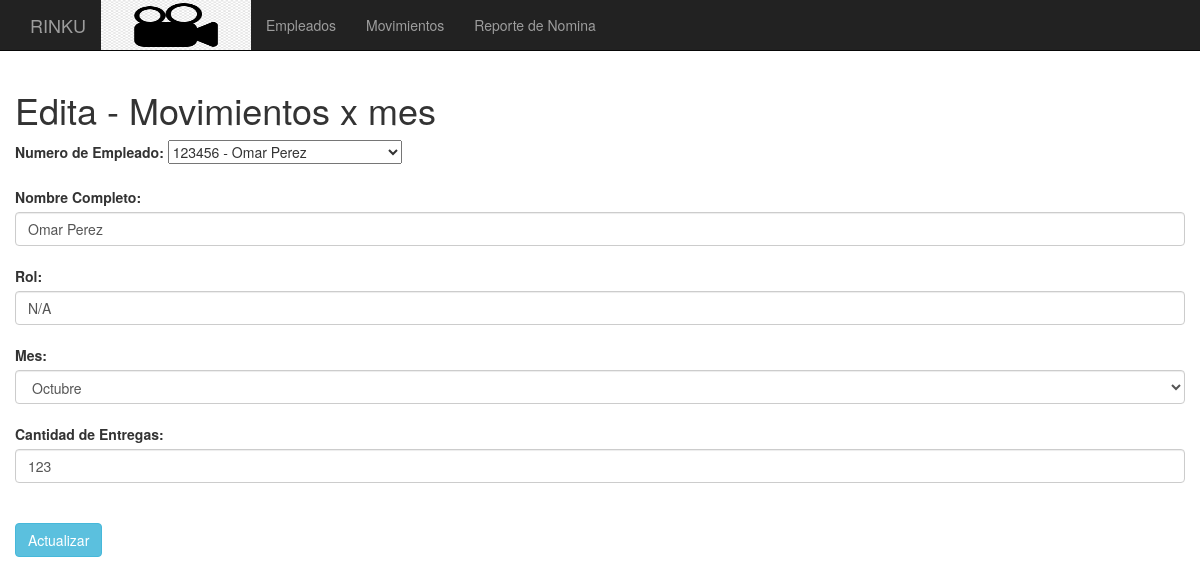
Page /View/Edita_View_Mov.php?Llave=123456Chofer20221013 on the committed database.
### tables this page shows
CREATE TABLE IF NOT EXISTS `movimientos` (
  `IdMovimiento` varchar(255) NOT NULL,
  `Numero_Emp` int(11) NOT NULL,
  `ISR_Base` float NOT NULL,
  `ISR_Adicional` float NOT NULL,
  `Vales_Despensa` float NOT NULL,
  `Cant_Entregas` float NOT NULL,
  `Mes` varchar(255) DEFAULT NULL,
  `Sueldo_Bruto` float NOT NULL,
  `Fecha_mov` datetime DEFAULT NULL,
  `Bono_Total_Entrega` float NOT NULL,
  `Horas_Trabajadas_Mensuales` float NOT NULL,
  `Pago_Total_Entregas` float NOT NULL,
  `Rol` varchar(50) NOT NULL
);

CREATE TABLE IF NOT EXISTS `empleados` (
  `Numero` int(11) NOT NULL,
  `Nombre_Completo` varchar(255) NOT NULL,
  `IdRol` varchar(25) NOT NULL
);

### Controller/Emp_Controlador.php (called while the page is built, shortened)
<?php
 class Empleado {
	private $Conn;
	public function __construct()
	{
		$this->Conn = new Config_bd();
	}
	 public function Lista_Emp(){
			$cn = $this->Conn->abrir_conexion();
			$sql = "SELECT e.Numero as NumeroEmp, e.Nombre_Completo, r.NombreRol as Rol
						FROM empleados e
						inner join roles r on r.IdRol = e.IdRol";
			$rs = mysql_query($sql,$cn);
			$retorno = [];
			$i = 0;
			while($fila = mysql_fetch_array($rs)){
				$retorno[$i] = $fila;
				$i++;
			}
			$this->Conn->cerrar_conexion($cn);
			return $retorno;
	 }
	 public function Get_Mov($IdMovimiento){
			$cn = $this->Conn->abrir_conexion();
			$sql = "SELECT m.idmovimiento,m.numero_emp,m.mes, e.Nombre_Completo,r.NombreRol,e.IdRol,m.Cant_Entregas
				FROM movimientos m
				inner join empleados e on e.numero = m.numero_emp
				inner join roles r on r.IdRol = e.IdRol
				and m.idmovimiento = '".$IdMovimiento."'";
			$rs = mysql_query($sql,$cn);
			$retorno = [];
			$i = 0;
			while($fila = mysql_fetch_array($rs)){
				$retorno[$i] = $fila;
				$i++;
			}
			$this->Conn->cerrar_conexion($cn);
			return $retorno;
	 }
 }
?>

### View/Edita_View_Mov.php (the view, shortened to what this page needs)
<?php
include('menu_empleados.php');
include ('../Controller/Emp_Controlador.php');
$ctrl_emp = new Empleado();
 if(isset($_GET['Llave'])){
	 $Arreglo = $ctrl_emp->Get_Mov($_GET['Llave']);
	 $Mes_Nombre = "";
	 $Mes_Numero = "";
	 foreach ($Arreglo as $employer){
		$Numero = $employer['numero_emp'];
		$Nombre = $employer['Nombre_Completo'];
		$Rol = $employer['NombreRol'];
		$IdRol = $employer['IdRol'];
		$Mes = $employer['mes'];
		$Cant_Entregas = $employer['Cant_Entregas'];
		switch($Mes){
			case "202210":
				$Mes_Numero = 10;
				$Mes_Nombre = "Octubre";
			break;
		}
?>
<head>
<link rel='stylesheet prefetch' href='https://maxcdn.bootstrapcdn.com/bootstrap/3.3.7/css/bootstrap.min.css'>
<link rel='stylesheet prefetch' href='https://cdnjs.cloudflare.com/ajax/libs/bootstrap-select/1.11.2/css/bootstrap-select.min.css'>
</head>
	<div class="col-xs-12">
		<h1>Edita - Movimientos x mes</h1>
		<form method="post" action="../Model/Edita_Mov.php">
		<div class="row-fluid">
			<label for="numero_emp">Numero de Empleado:</label>
			<select class="selectpicker" data-show-subtext="true" data-live-search="true" onChange="update()" id="Numero" name="Numero">
			<option value = "<?php echo $Numero." - ".$Nombre." - ".$$Rol;?>" selected><?php echo $Numero." - ".$Nombre;?></option>
			</select>
		</div>
			<br>
			<label for="numero_emp">Nombre Completo:</label>
			<input class="form-control" name="Nombre_Completo" required type="text" id="Nombre_Completo" placeholder="Nombre" value="<?php echo $Nombre;?>">
		<br>
		<label for="Rol_name">Rol:</label>
		<input class="form-control" name="Rol" required type="text" id="Rol" placeholder="Rol" value="<?php echo $IdRol;?>">
		<br>
		<label for="Rol_name">Mes:</label>
		<select name="Mes" id="Mes" class="form-control" required>
		  <option value="<?php echo $Mes_Numero;?>" selected><?php echo $Mes_Nombre;?></option>
		</select>
		<br>
		<label for="numero_emp">Cantidad de Entregas:</label>
		<input class="form-control" name="Cantidad_Entregas" required type="text" id="Cantidad_Entregas" placeholder="Teclea Entregas" required value="<?php echo $Cant_Entregas;?>">
			<br><br><input class="btn btn-info" type="submit" value="Actualizar">
		</form>
	</div>
<?php
	 }
 }
?>

### Assets/css/estilo.css (style rules this page uses)
body { padding-top: 70px; }

### rows in the picture
movimientos: Numero "123456 - Omar Perez", Nombre_Completo "Omar Perez", Rol "N/A", Mes "Octubre", Cantidad_Entregas "123"
